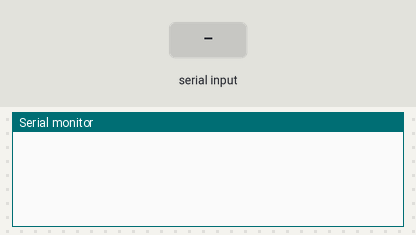
Simulated run of this sketch. Board: Arduino Uno, built with avr-gcc and run on an emulated ATmega328P. On the bench: the last lines printed to the serial monitor. The inputs (shaded band) are chosen by the test bench.

Above: at 0.9 s.
1.0 s: "90,45\n" received over Serial
At 1.4 s:
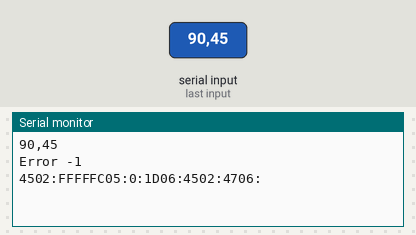
2.5 s: "5\n" received over Serial
At 3.4 s:
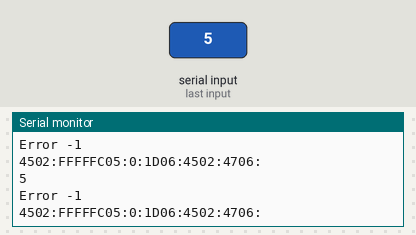

Measured:
- after the input at 1.0 s, the serial monitor: prints a new line at once (image 1)
- after the input at 2.5 s, the serial monitor: prints a new line at once (image 2)

The sketch:

HEX2BIN_Test01.ino
```cpp
#define BUFFER_LEN  (32)

typedef struct {
  int address;
  int type;
  int data[4];
} Record;

void readLine(char* buffer, int length)
{
  int i = 0;
  while (i < length) {
    while(!Serial.available()) {
      ;
    }
    int c = Serial.read();
    if (c == 0x0A || c == 0x0D) {  // LF or CR
      buffer[i] = '\0';
      break;
    }
    buffer[i] = (char)c;
    i++;
  }
}

/*
 * Retrun: 0: sucess -1: parse error
 */

int parseLine(Record* rec, char* buffer)
{
  char c[5] = {0};
  char *p = buffer;

  // Header
  if (*p++ != ':') {
    return -1;
  }

  // Byte count
  c[0] = *p++;
  c[1] = *p++;
  c[2] = '\0';
  long count = strtol(c, NULL, 16);

  // Address
  c[0] = *p++;
  c[1] = *p++;
  c[2] = *p++;
  c[3] = *p++;
  c[4] = '\0';
  rec->address = (int)strtol(c, NULL, 16);

  // Record type
  c[0] = *p++;
  c[1] = *p++;
  c[2] = '\0';
  rec->type = (int)strtol(c, NULL, 16);

  // Data
  for (int i = 0; i < 4; i++) {
    c[0] = *p++;
    c[1] = *p++;
    c[2] = '\0';
    rec->data[i] = (int)strtol(c, NULL, 16);
  }

  // Check sum (ignore)

  return 0;
}

void setup()
{
  Serial.begin(9600);
  while(1) {
    char rxBuffer[BUFFER_LEN] = {0};
    readLine(rxBuffer, BUFFER_LEN);
    Serial.println(rxBuffer);

    Record rec;
    int ret = parseLine(&rec, rxBuffer);
    if (ret != 0) {
      Serial.print("Error ");
      Serial.println(ret);
    }
    Serial.print(rec.type, HEX);
    Serial.print(':');
    Serial.print(rec.address, HEX);
    Serial.print(':');

    for (int i = 0; i < 4; i++) {
      Serial.print(rec.data[i], HEX);
      Serial.print(':');
    }
    Serial.println("");
  }
}

void loop()
{
}
```
